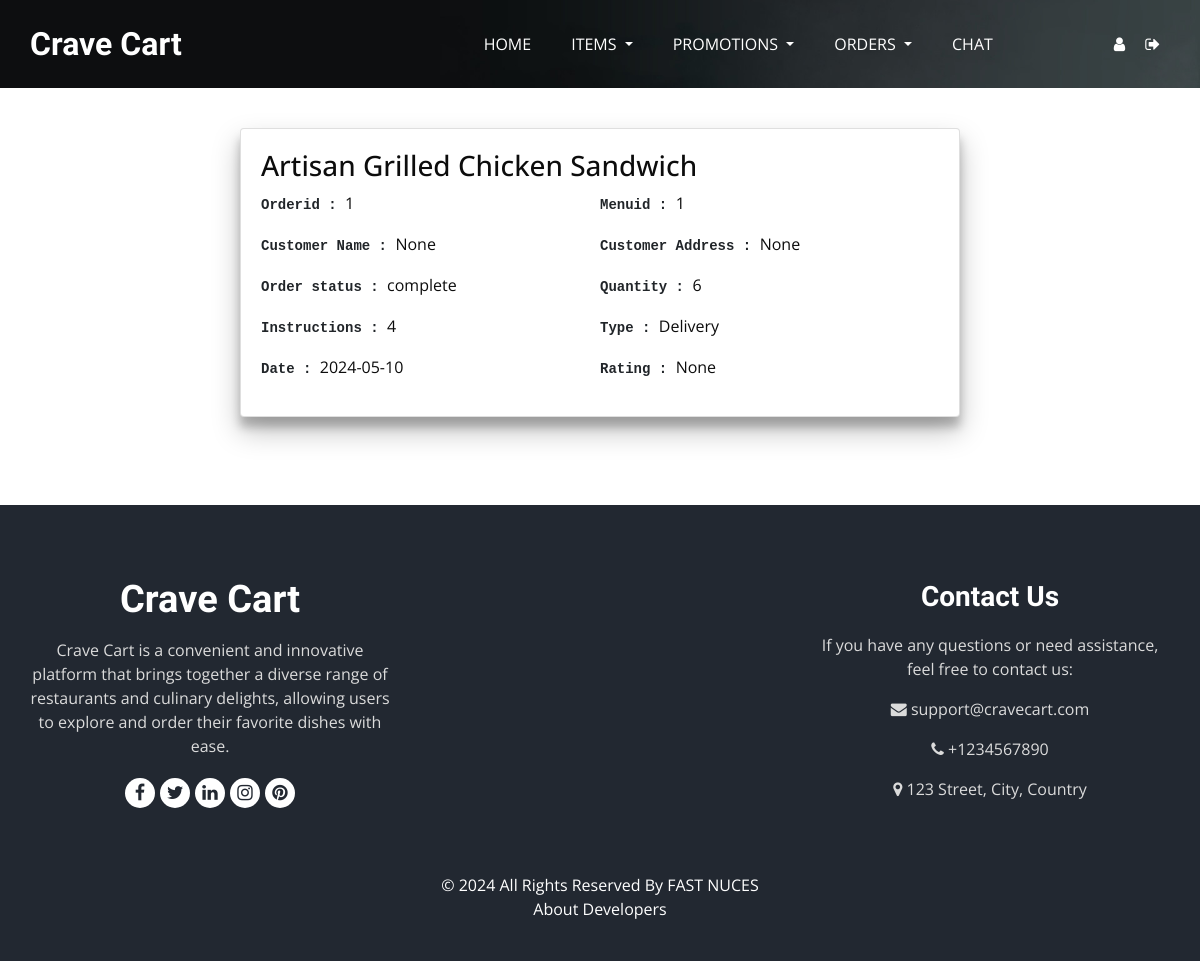
Page /ordersHistory (signed in) on the earlier database version.
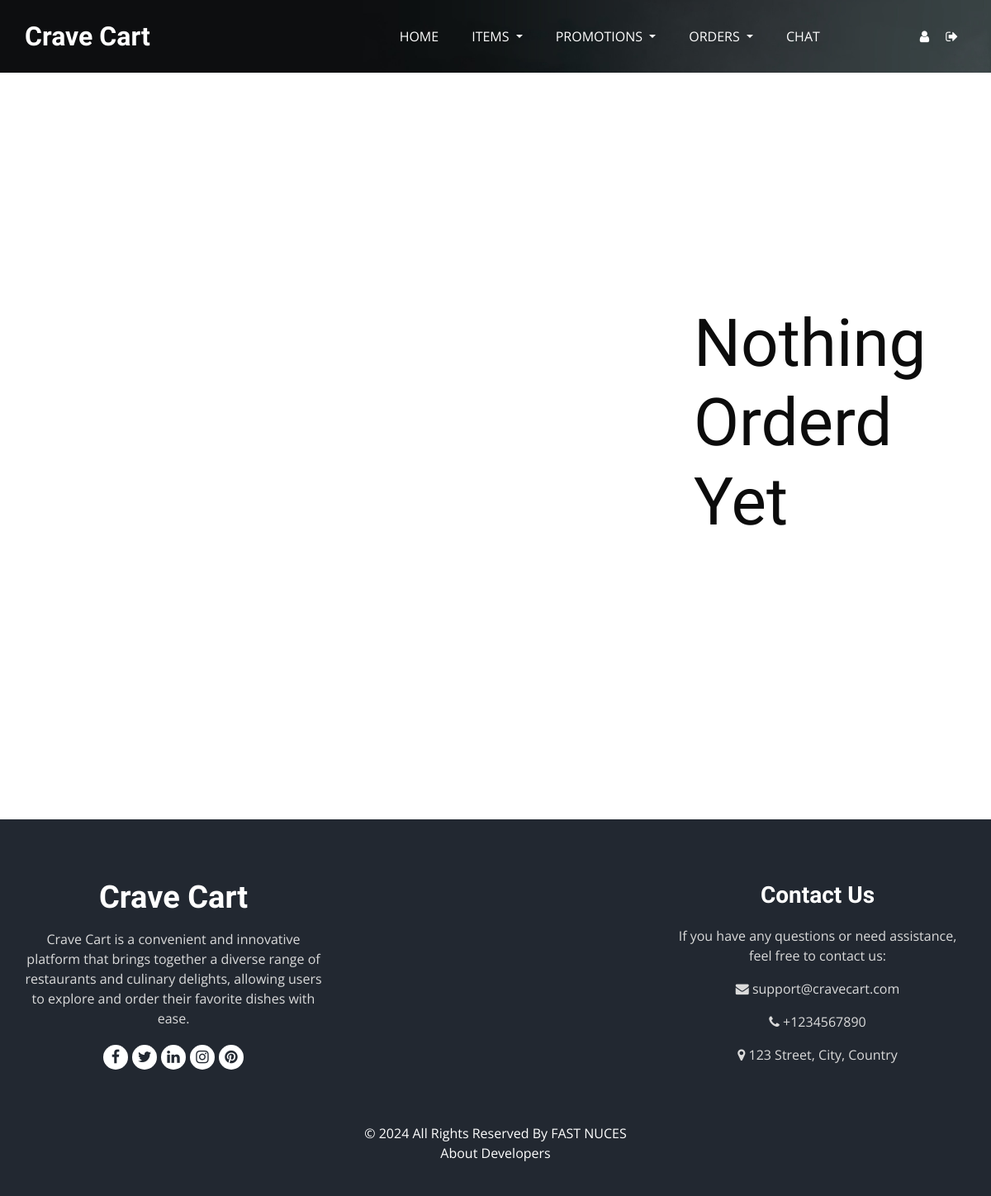
Same page on the later database version.
### tables this page shows
CREATE TABLE Orders (
                        orderid INTEGER PRIMARY KEY AUTOINCREMENT,
                        menuid INTEGER,
                        customerid INTEGER,
                        status TEXT,
                        quantity INTEGER,
                        instructions TEXT,
                        Type TEXT,
                        Date TEXT,
                        FOREIGN KEY (menuid) REFERENCES Menus (MenuID) ON DELETE CASCADE,
                        FOREIGN KEY (customerid) REFERENCES Customers (CustomerID) ON DELETE SET NULL
                    );

CREATE TABLE Menus (
                        MenuID INTEGER PRIMARY KEY AUTOINCREMENT,
                        RestaurantID INTEGER,
                        ItemName TEXT,
                        Description TEXT,
                        Price REAL,
                        Category TEXT,
                        ImagePNG TEXT,
                        ImageJPG TEXT,
                        Rating INTEGER DEFAULT 0,
                        FOREIGN KEY (RestaurantID) REFERENCES Restaurants(RestaurantID) ON DELETE CASCADE
                    );

### RestaurantendPoints.py (the view)
@Restaurant.route('/ordersHistory')
def ordersHistory():
    if 'username' not in session:
        return redirect(url_for('login'))
    if not DataBase.is_Restaurant(session['username'],session['email'],session['password']):
        return render_template('404.html'), 404
    data = DataBase.get_Completed_orders(session['username'])
    return render_template('restaurant/ordersHistory.html',data=data,length=len(data))

### DataBase.py (called while the page is built)
def is_Restaurant(id,email,password):
    try:
        cursor.execute('''SELECT * FROM Restaurants where RestaurantID=? AND email = ? AND password=?;''',[id,email,password])
        ans = cursor.fetchone()
        if ans:
            return True
        else:
            return False
    except Exception as e:
        print(e)
        return False

### templates/restaurant/ordersHistory.html (shortened to what the changed rows need)
<!DOCTYPE html>
<html lang="en">
<head>
  <link rel="stylesheet" type="text/css" href="{{url_for('static',filename='css/bootstrap.css')}}" />
  <link rel="stylesheet" type="text/css" href="https://cdnjs.cloudflare.com/ajax/libs/OwlCarousel2/2.3.4/assets/owl.carousel.min.css" />
  <link rel="stylesheet" href="https://cdnjs.cloudflare.com/ajax/libs/jquery-nice-select/1.1.0/css/nice-select.min.css" />
  <link href="{{url_for('static',filename='css/font-awesome.min.css')}}" rel="stylesheet" />
  <link href="{{url_for('static',filename='css/style.css')}}" rel="stylesheet" />
  <link href="{{url_for('static',filename='css/responsive.css')}}" rel="stylesheet" />
</head>
<body class="sub_page">
  <div class="order-container">
  {%if length != 0%}
    {% for i in data%}
    <div class="card" style="box-shadow: rgba(0, 0, 0, 0.25) 0px 14px 28px, rgba(0, 0, 0, 0.22) 0px 10px 10px;">
       <div class="card-body">
         <h3> {{ i['ItemName'] }} </h3>
        <div class="order-card-container">
          <div class="order-card-item"> <pre>Orderid : </pre> <p> {{ i['orderid'] }} </p></div>
        <div class="order-card-item"> <pre>Menuid : </pre> <p> {{ i['menuid'] }} </p></div>
        <div class="order-card-item"> <pre>Customer Name : </pre> <p> {{ i['customerName'] }} </p></div>
        <div class="order-card-item"> <pre>Customer Address : </pre> <p> {{ i['address'] }} </p></div>
        <div class="order-card-item"> <pre>Order status : </pre> <p> {{ i['status'] }} </p></div>
        <div class="order-card-item"> <pre>Quantity : </pre> <p> {{ i['quantity'] }} </p></div>
        <div class="order-card-item"> <pre>Instructions : </pre> <p> {{ i['instructions'] }} </p></div>
        <div class="order-card-item"> <pre>Type : </pre> <p> {{ i['Type'] }} </p></div>
        <div class="order-card-item"> <pre>Date : </pre> <p> {{ i['Date'] }} </p></div>
        <div class="order-card-item"> <pre>Rating : </pre> <p> {{ i['rating'] }} </p></div>
        </div>
       </div>
    </div>
    <br><br>
    {%endfor%}
  {%else%}
  <br><br><br><br><br><br><br><br><br><br>
    <h1 style="margin-left:600px;font-size:80px;">Nothing Orderd Yet</h1>
    <br><br><br><br><br><br><br><br><br><br><br><br>
    {%endif%}
  </div>
</body>
</html>

Differences in the rows shown:
no longer on this page (row edited): Orders: ItemName "Artisan Grilled Chicken Sandwich", orderid "1", menuid "1", customerName "None", address "None", status "complete", quantity "6", instructions "4", Type "Delivery", Date "2024-05-10", rating "None"
Other differences:
text now shown: "Nothing Orderd Yet"
